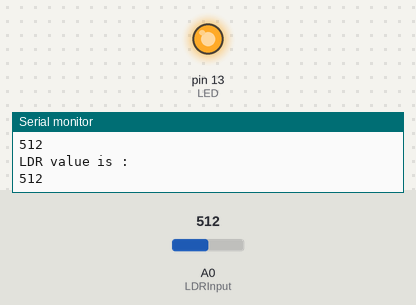
The sketch below on a simulated Arduino Uno, built with avr-gcc and run on an emulated ATmega328P. On the bench: output pins drawn as LEDs (lit = HIGH), the last lines printed to the serial monitor. The test bench sets the inputs (shaded band); at power-on: A0 (LDRInput) = 512.

Above: at 1.2 s.
1.3 s: A0 (LDRInput) set to 787
2.8 s: A0 (LDRInput) set to 812
At 3.6 s:
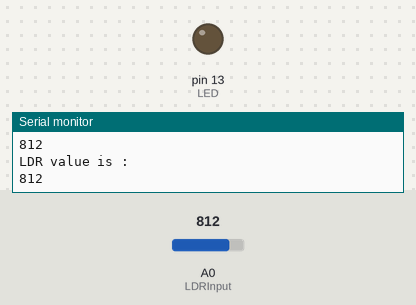
4.3 s: A0 (LDRInput) set to 790
At 5.4 s:
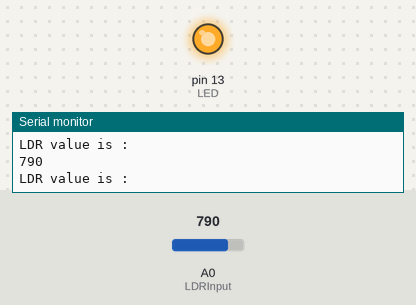
7.3 s: A0 (LDRInput) set to 810
At 8.2 s:
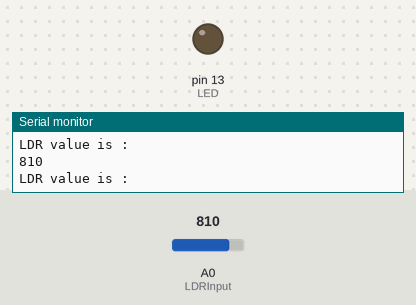
Timing chart, 0 to 10.3 s (numbered marks = the images above; inputs shaded):
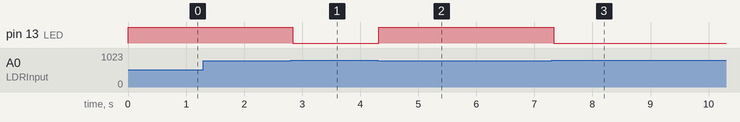

The sketch:

LDR.ino
```cpp
int LDRInput=A0; //Set Analog Input A0 for LDR.
int LED=13;
void setup() {
Serial.begin(9600);
pinMode(LDRInput,INPUT);
pinMode(LED,OUTPUT);
}

void loop() {
int value=analogRead(LDRInput);//Reads the Value of LDR(light).
Serial.println("LDR value is :");//Prints the value of LDR to Serial Monitor.
Serial.println(value);
if(value<800)
  {
    digitalWrite(LED,HIGH);//The LED turns ON in Dark.
  }
  else
  {
    digitalWrite(LED,LOW);//The LED turns OFF in Light.
  }
}
```

Measured:
- the behaviour switches between 799 and 800 on A0 (LDRInput) (found by bisection; images 0 and 1)
- after the input at 2.8 s, pin 13 (LED): HIGH → LOW at once
- after the input at 4.3 s, pin 13 (LED): LOW → HIGH at once
- after the input at 7.3 s, pin 13 (LED): HIGH → LOW at once
